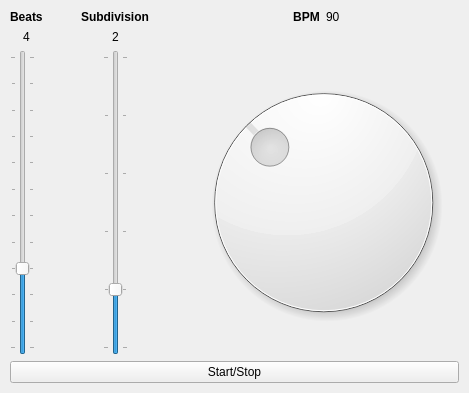
<?xml version="1.0" encoding="UTF-8"?>
<ui version="4.0">
 <class>MainWindow</class>
 <widget class="QMainWindow" name="MainWindow">
  <property name="geometry">
   <rect>
    <x>0</x>
    <y>0</y>
    <width>469</width>
    <height>393</height>
   </rect>
  </property>
  <property name="minimumSize">
   <size>
    <width>0</width>
    <height>0</height>
   </size>
  </property>
  <property name="windowTitle">
   <string>Honorable Beat</string>
  </property>
  <widget class="QWidget" name="centralwidget">
   <layout class="QGridLayout" name="gridLayout">
    <property name="leftMargin">
     <number>10</number>
    </property>
    <property name="topMargin">
     <number>10</number>
    </property>
    <property name="rightMargin">
     <number>10</number>
    </property>
    <property name="bottomMargin">
     <number>10</number>
    </property>
    <item row="0" column="0" alignment="Qt::AlignHCenter">
     <widget class="QLabel" name="beatsLabel">
      <property name="font">
       <font>
        <weight>75</weight>
        <bold>true</bold>
       </font>
      </property>
      <property name="text">
       <string>Beats</string>
      </property>
     </widget>
    </item>
    <item row="2" column="1" alignment="Qt::AlignHCenter">
     <widget class="QSlider" name="subdivisionSlider">
      <property name="autoFillBackground">
       <bool>false</bool>
      </property>
      <property name="minimum">
       <number>1</number>
      </property>
      <property name="maximum">
       <number>6</number>
      </property>
      <property name="pageStep">
       <number>0</number>
      </property>
      <property name="value">
       <number>2</number>
      </property>
      <property name="orientation">
       <enum>Qt::Vertical</enum>
      </property>
      <property name="invertedAppearance">
       <bool>false</bool>
      </property>
      <property name="invertedControls">
       <bool>false</bool>
      </property>
      <property name="tickPosition">
       <enum>QSlider::TicksBothSides</enum>
      </property>
      <property name="tickInterval">
       <number>1</number>
      </property>
     </widget>
    </item>
    <item row="1" column="1" alignment="Qt::AlignHCenter">
     <widget class="QLabel" name="subdivisionDisplay">
      <property name="text">
       <string>2</string>
      </property>
     </widget>
    </item>
    <item row="0" column="2" alignment="Qt::AlignRight">
     <widget class="QLabel" name="bpmLabel">
      <property name="font">
       <font>
        <weight>75</weight>
        <bold>true</bold>
       </font>
      </property>
      <property name="text">
       <string>BPM</string>
      </property>
      <property name="alignment">
       <set>Qt::AlignCenter</set>
      </property>
     </widget>
    </item>
    <item row="0" column="3">
     <widget class="QLabel" name="bpmDisplay">
      <property name="text">
       <string>90</string>
      </property>
     </widget>
    </item>
    <item row="1" column="0" alignment="Qt::AlignHCenter">
     <widget class="QLabel" name="beatsDisplay">
      <property name="text">
       <string>4</string>
      </property>
     </widget>
    </item>
    <item row="0" column="1" alignment="Qt::AlignHCenter">
     <widget class="QLabel" name="subdivisionLabel">
      <property name="font">
       <font>
        <weight>75</weight>
        <bold>true</bold>
       </font>
      </property>
      <property name="text">
       <string>Subdivision</string>
      </property>
     </widget>
    </item>
    <item row="2" column="0">
     <widget class="QSlider" name="beatSlider">
      <property name="minimum">
       <number>1</number>
      </property>
      <property name="maximum">
       <number>12</number>
      </property>
      <property name="value">
       <number>4</number>
      </property>
      <property name="orientation">
       <enum>Qt::Vertical</enum>
      </property>
      <property name="tickPosition">
       <enum>QSlider::TicksBothSides</enum>
      </property>
      <property name="tickInterval">
       <number>1</number>
      </property>
     </widget>
    </item>
    <item row="2" column="2" colspan="2">
     <widget class="QDial" name="bpmDial">
      <property name="minimumSize">
       <size>
        <width>200</width>
        <height>150</height>
       </size>
      </property>
      <property name="minimum">
       <number>30</number>
      </property>
      <property name="maximum">
       <number>200</number>
      </property>
      <property name="value">
       <number>90</number>
      </property>
     </widget>
    </item>
    <item row="3" column="0" colspan="4">
     <widget class="QPushButton" name="playButton">
      <property name="text">
       <string>Start/Stop</string>
      </property>
     </widget>
    </item>
   </layout>
  </widget>
 </widget>
 <resources/>
 <connections/>
</ui>
